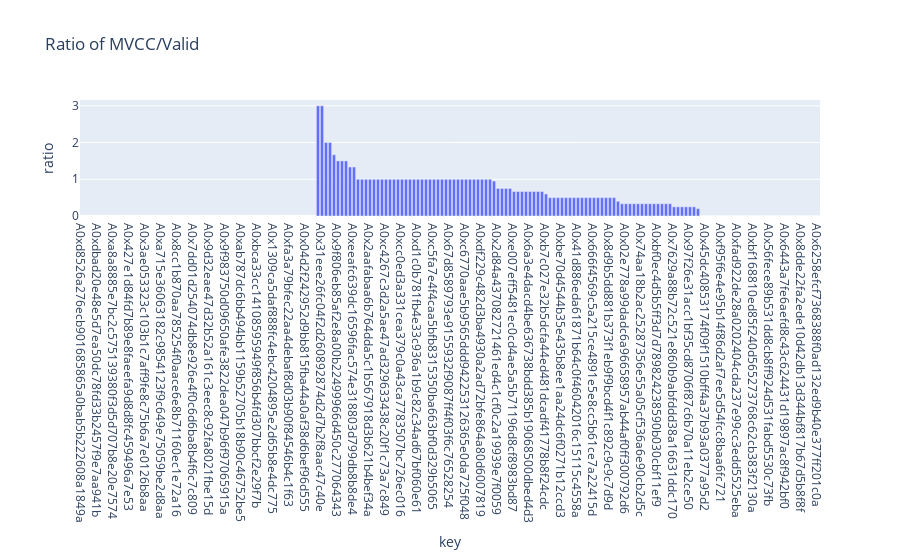

Notebook source saved alongside this figure:
### Code cell
ratio = df.loc[~(df['validation_code'].isin(['ENDORSEMENT_POLICY_FAILURE']))]
ratio = ratio.pivot_table(index=['key'], 
            columns=['validation_code'], values='0').fillna(0)
ratio['ratio']=ratio['MVCC_READ_CONFLICT']/ratio['VALID']
ratio = ratio.reset_index()
# Step: Sort column(s) ratio descending (Z-A)
ratio = ratio.sort_values(by=['ratio'], ascending=[False])
ratio
import plotly.express as px
fig = px.bar(ratio, x='key', y='ratio',title='Ratio of MVCC/Valid')
fig

### Figure 1 — Plotly figure (JSON) as saved in the notebook; plotly's stock layout.template omitted (floating-point values rounded to 4 significant figures; data arrays with more than 128 entries replaced by an {"elided": "..."} marker saying what was removed)
{"data": [{"alignmentgroup": "True", "hovertemplate": "key=%{x}<br>ratio=%{y}<extra></extra>", "legendgroup": "", "marker": {"color": "#636efa"}, "name": "", "offsetgroup": "", "orientation": "v", "showlegend": false, "textposition": "auto", "type": "bar", "x": {"elided": "185 str values"}, "xaxis": "x", "y": {"elided": "185 float values"}, "yaxis": "y"}], "layout": {"barmode": "relative", "legend": {"tracegroupgap": 0}, "title": {"text": "Ratio of MVCC/Valid"}, "xaxis": {"anchor": "y", "domain": [0, 1], "title": {"text": "key"}}, "yaxis": {"anchor": "x", "domain": [0, 1], "title": {"text": "ratio"}}}}
